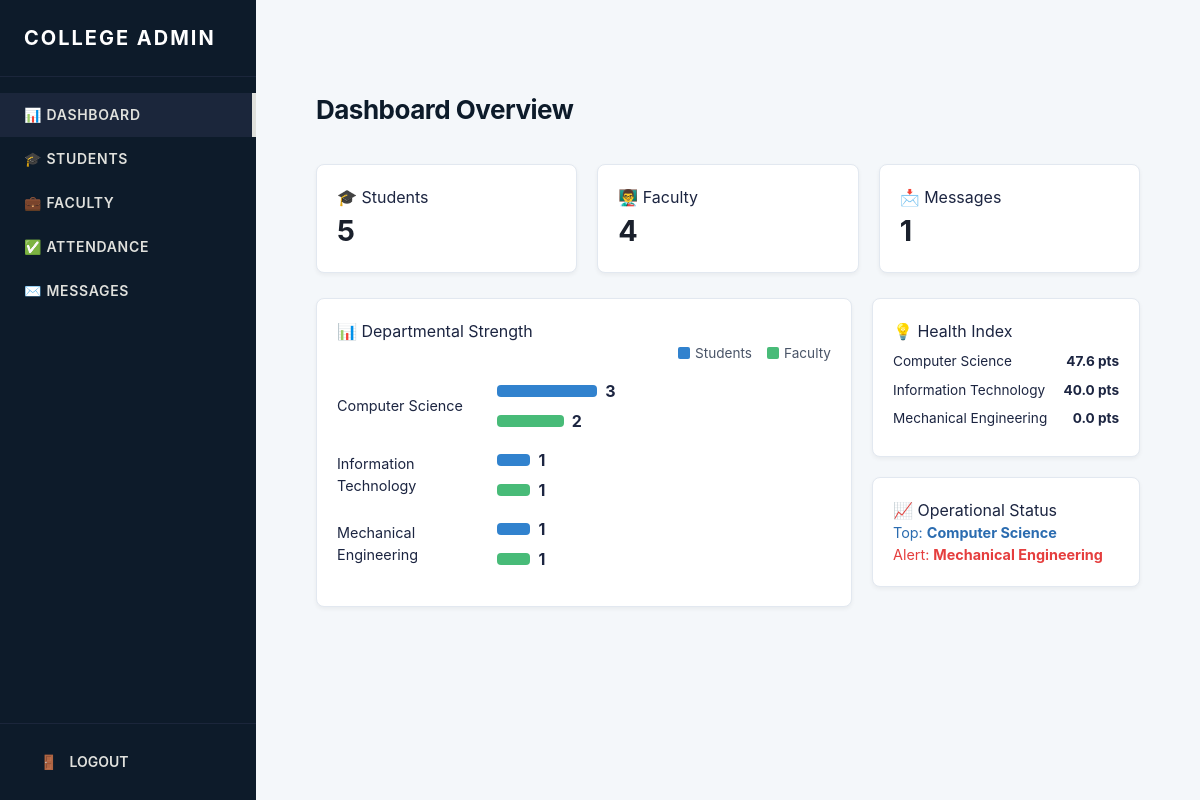
/staff/dashboard/ (signed in), run on the app's committed database.
### cms/models.py (models this page shows, shortened)
class Department(models.Model):
    name = models.CharField(max_length=100)

### admin_dashboard/decorators.py (the view)
    def wrapper(request, *args, **kwargs):
        if 'staff_id' not in request.session:
            return redirect('staff_login')
        return view_func(request, *args, **kwargs)

### admin_dashboard/context_processors.py (called while the page is built)
def sidebar_links(request):
    return {
        'admin_nav':
            [
                {'name': 'Dashboard', 'url': 'staff_dashboard', 'icon': '📊'},
                {'name': 'Students', 'url': 'staff_students', 'icon': '🎓'},
                {'name': 'Faculty', 'url': 'staff_faculty', 'icon': '💼'},
                {'name': 'Attendance', 'url': 'staff_attendance', 'icon': '✅'},
                {'name': 'Messages', 'url': 'staff_messages', 'icon': '✉️'},
            ]
    }

### cms/context_processors.py (called while the page is built, shortened)
def student_nav_context(request):
    student_id = request.session.get('student_id')
    if not student_id:
        return {}

### admin_dashboard/templates/staff/dashboard.html (shortened to what this page needs)
{% extends 'staff/base_staff.html' %}
{% block content %}
<div class="cms-module-header"><h1>Dashboard Overview </h1></div>
<div class="cms-dashboard-grid">
    <div class="cms-metric-card"><h4>🎓 Students</h4><div class="cms-big-number">{{ total_students }}</div></div>
    <div class="cms-metric-card"><h4>👨‍🏫 Faculty</h4><div class="cms-big-number">{{ total_faculty }}</div></div>
    <div class="cms-metric-card"><h4>📩 Messages</h4><div class="cms-big-number">{{ unread_messages }}</div></div>
</div>
<div class="cms-dashboard-grid-wide">
    <div class="cms-metric-card">
        <h3>📊 Departmental Strength</h3>
        <div class="cms-legend">
            <div class="legend-item"><div class="legend-box bar-student"></div> <span>Students</span></div>
            <div class="legend-item"><div class="legend-box bar-faculty"></div> <span>Faculty</span></div>
        </div>
        {% for d in dept_data %}
        <div class="cms-grouped-bar-container">
            <span style="width: 150px; font-size: 0.9rem;">{{ d.name }}</span>
            <div style="flex-grow: 1; display: flex; flex-direction: column; gap: 6px;">
                <div style="display: flex; align-items: center; gap: 8px;">
                    <div class="cms-bar bar-student" style="width: {{ d.s_width|floatformat:0 }}%; flex-grow: 0; min-width: 5px;"></div>
                    <span style="font-weight: bold;">{{ d.s_total }}</span>
                </div>
                <div style="display: flex; align-items: center; gap: 8px;">
                    <div class="cms-bar bar-faculty" style="width: {{ d.f_width|floatformat:0 }}%; flex-grow: 0; min-width: 5px;"></div>
                    <span style="font-weight: bold;">{{ d.f_total }}</span>
                </div>
            </div>
        </div>
        {% endfor %}
    </div>
    <div style="display: flex; flex-direction: column; gap: 20px;">
        <div class="cms-metric-card">
            <h4>💡 Health Index</h4>
            {% for d in health_data %}
            <div style="display: flex; justify-content: space-between; font-size: 0.85rem; margin: 8px 0;">
                <span>{{ d.name }}</span>
                <strong>{{ d.score|floatformat:1 }} pts</strong>
            </div>
            {% endfor %}
        </div>
        <div class="cms-metric-card">
            <h4>📈 Operational Status</h4>
            <p style="color: #2b6cb0; font-size: 0.9rem;">Top: <strong>{{ top_dept.name }}</strong></p>
            <p style="color: #e53e3e; font-size: 0.9rem;">Alert: <strong>{{ worst_dept.name }}</strong></p>
        </div>
    </div>
</div>
{% endblock %}

### static/css/style.css (style rules this page uses)
:root { --eclipse-deep: #0D1B2A; --eclipse-navy: #1B263B; --eclipse-steel: #415A77; --eclipse-light: #778DA9; --eclipse-glow: #E0E1DD; --canvas-bg: #F4F7FA; --text-primary: #1C2541; }
body { font-family: -apple-system, BlinkMacSystemFont, "Segoe UI", Roboto, Helvetica, Arial, sans-serif; background-color: var(--canvas-bg); color: var(--text-primary); margin: 0; padding: 0; -webkit-font-smoothing: antialiased; }
.cms-module-header { display: flex; justify-content: space-between; align-items: center; margin-bottom: 35px; }
.cms-module-header h1 { color: var(--eclipse-deep); margin: 0; font-size: 26px; font-weight: 700; letter-spacing: -0.5px; }
.cms-dashboard-grid { display: grid; grid-template-columns: 1fr 1fr; gap: 30px; align-items: start; }

### admin_dashboard/templates/staff/dashboard.html (style rules this page uses)
.cms-dashboard-grid { display: grid; grid-template-columns: repeat(3, 1fr); gap: 20px; margin-bottom: 25px; }
.cms-metric-card { background: #fff; padding: 20px; border-radius: 8px; border: 1px solid #E2E8F0; box-shadow: 0 2px 4px rgba(0,0,0,0.05); }
.cms-big-number { font-size: 1.8rem; font-weight: 700; color: #1A202C; }
.cms-legend { display: flex; gap: 15px; margin-bottom: 15px; justify-content: flex-end; }
.legend-item { display: flex; align-items: center; gap: 5px; font-size: 0.85rem; color: #4A5568; }
.legend-box { width: 12px; height: 12px; border-radius: 2px; }
.cms-grouped-bar-container { display: flex; align-items: center; gap: 10px; margin: 15px 0; }
.cms-bar { height: 12px; border-radius: 4px; transition: width 0.3s; }
.bar-student { background: #3182ce; }
.bar-faculty { background: #48bb78; }
.cms-dashboard-grid-wide { display: grid; grid-template-columns: 2fr 1fr; gap: 20px; }

### data on the page
Department: name "Computer Science", name "Computer Science", name "Computer Science"
Department: name "Information Technology", name "Information Technology"
Department: name "Mechanical Engineering", name "Mechanical Engineering", name "Mechanical Engineering"

### other printed values
{{ link.icon }} "📊" "🎓" "💼" "✅" "✉️"
{{ link.name }} "DASHBOARD" "STUDENTS" "FACULTY" "ATTENDANCE" "MESSAGES"
{{ total_students }} "5"
{{ total_faculty }} "4"
{{ unread_messages }} "1"
{{ d.s_total }} "3" "1" "1"
{{ d.f_total }} "2" "1" "1"
{{ d.score|floatformat:1 }} "47.6" "40.0" "0.0"
